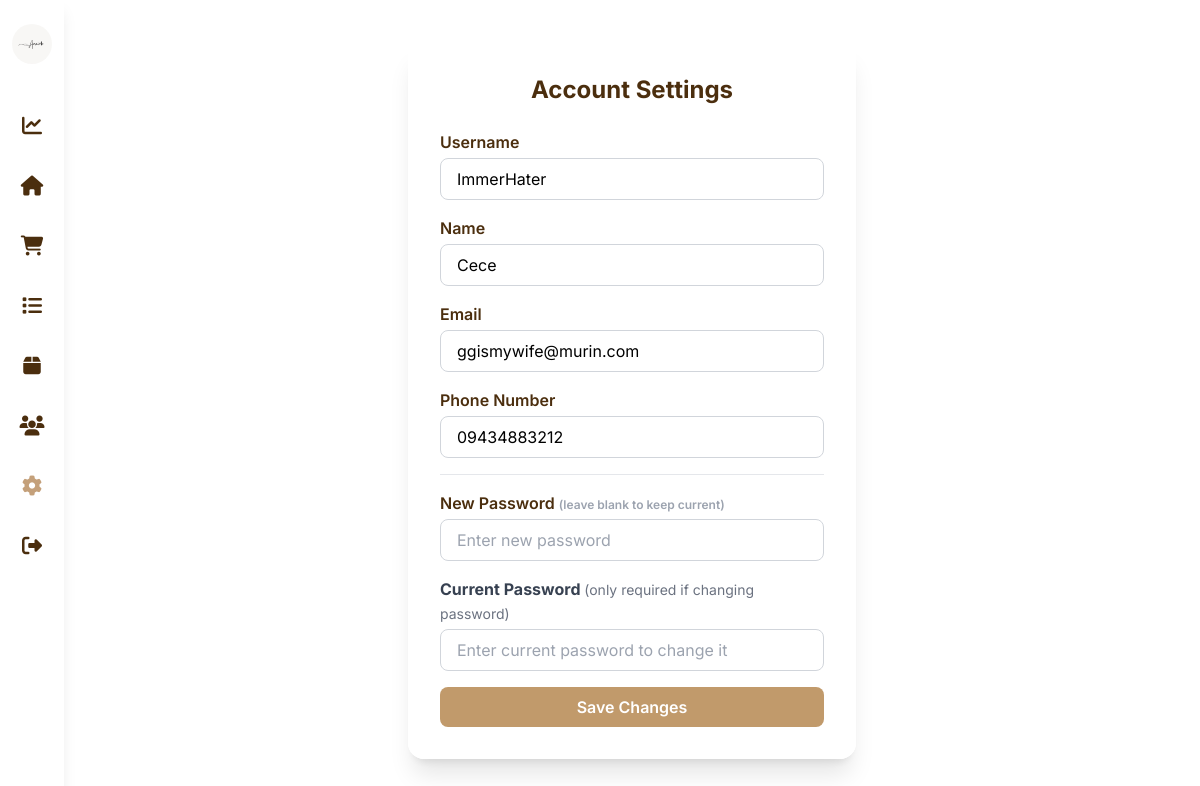
The app's page /all/setting.php (signed in), older data.
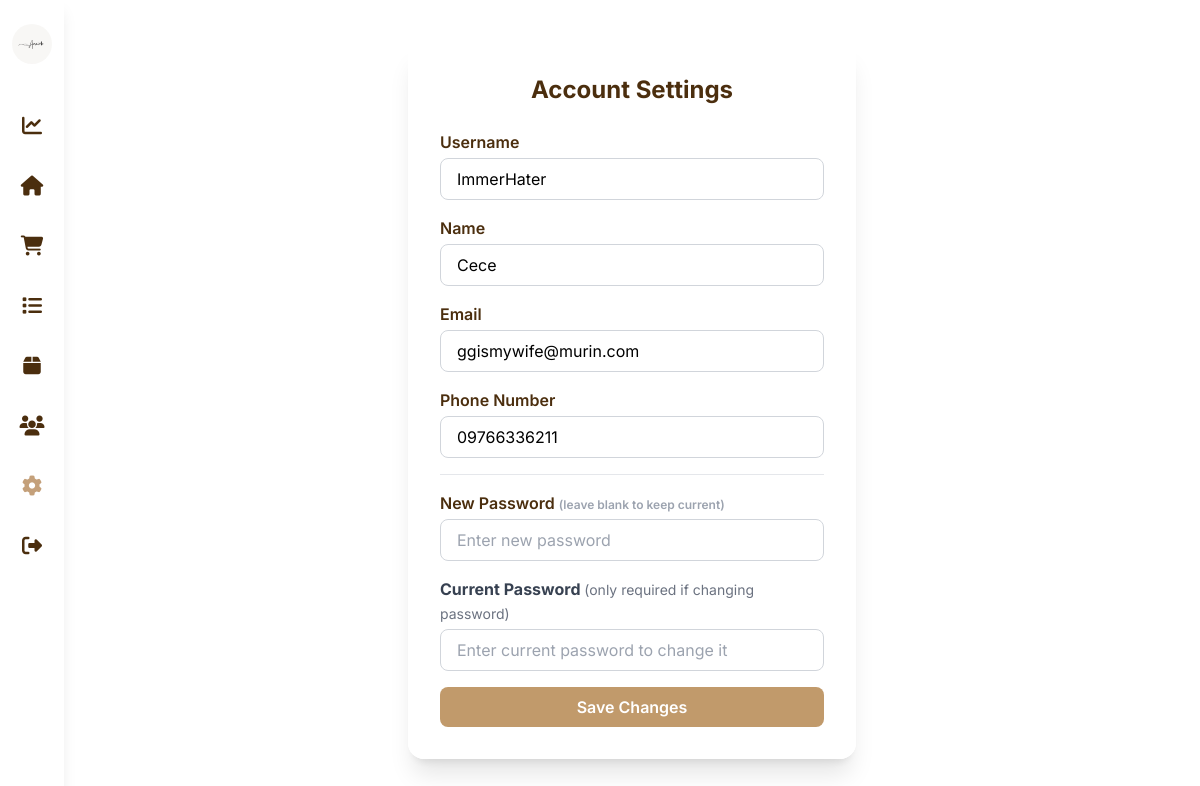
The same page, newer data.
### tables this page shows
CREATE TABLE `owner` (
  `OwnerID` int(11) NOT NULL,
  `OwnerFN` varchar(255) NOT NULL,
  `OwnerLN` varchar(255) NOT NULL,
  `O_PhoneNumber` varchar(15) NOT NULL,
  `O_Email` varchar(255) NOT NULL,
  `Username` varchar(255) NOT NULL,
  `Password` varchar(255) NOT NULL
);

### classes/database.php (called while the page is built, shortened)
<?php
class database {
    function opencon() {
        return new PDO('mysql:host=localhost;dbname=amaihatest', 'root', '');
    }
    function getUserData($userID, $userType) {
        $con = $this->opencon();
        $sql = ''; $fieldMap = [];
        switch ($userType) {
            case 'owner':
                $sql = "SELECT * FROM owner WHERE OwnerID = ?";
                 $fieldMap = [ 'username' => 'Username', 'name' => 'OwnerFN', 'email' => 'O_Email', 'phone' => 'O_PhoneNumber' ];
                break;
        }
        $stmt = $con->prepare($sql);
        $stmt->execute([$userID]);
        $dbData = $stmt->fetch(PDO::FETCH_ASSOC);
        $standardizedData = [];
        foreach ($fieldMap as $standardKey => $dbKey) {
            $standardizedData[$standardKey] = $dbData[$dbKey] ?? '';
        }
        return $standardizedData;
    }
}

### all/setting.php (the view, shortened to what this page needs)
<?php
require_once('../classes/database.php');
$con = new database();
$loggedInUserType = '';
$userID = null;
if (isset($_SESSION['OwnerID'])) {
    $loggedInUserType = 'owner';
    $userID = $_SESSION['OwnerID'];
} elseif (isset($_SESSION['EmployeeID'])) {
    $loggedInUserType = 'employee';
    $userID = $_SESSION['EmployeeID'];
    $pageTitle = "Employee Settings";
} elseif (isset($_SESSION['CustomerID'])) {
    $loggedInUserType = 'customer';
    $userID = $_SESSION['CustomerID'];
    $pageTitle = "Customer Settings";
} else {
    header('Location: login.php');
    exit();
}
$userData = $con->getUserData($userID, $loggedInUserType);
?>
<!DOCTYPE html>
<html lang="en">
<head>
    <script src="https://cdn.tailwindcss.com"></script>
    <link href="https://cdnjs.cloudflare.com/ajax/libs/font-awesome/6.5.0/css/all.min.css" rel="stylesheet" />
</head>
<body class="min-h-screen flex">
  <?php if ($loggedInUserType == 'owner'): ?>
    <aside class="bg-white bg-opacity-90 backdrop-blur-sm w-16 flex flex-col items-center py-6 space-y-8 shadow-lg">
        <img src="../images/logo.png" alt="Logo" class="w-10 h-10 rounded-full mb-4" />
        <?php $current = basename($_SERVER['PHP_SELF']); ?>
        <button title="Dashboard" onclick="window.location.href='../Owner/dashboard.php'">
            <i class="fas fa-chart-line text-xl <?= $current == 'dashboard.php' ? 'text-[#C4A07A]' : 'text-[#4B2E0E]' ?>"></i>
        </button>
        <button title="Home" onclick="window.location.href='../Owner/mainpage.php'">
            <i class="fas fa-home text-xl <?= $current == 'mainpage.php' ? 'text-[#C4A07A]' : 'text-[#4B2E0E]' ?>"></i>
        </button>
        <button title="Orders" onclick="window.location.href='../Owner/page.php'">
            <i class="fas fa-shopping-cart text-xl <?= $current == 'page.php' ? 'text-[#C4A07A]' : 'text-[#4B2E0E]' ?>"></i>
        </button>
        <button title="Order List" onclick="window.location.href='../all/tranlist.php'">
            <i class="fas fa-list text-xl <?= $current == 'tranlist.php' ? 'text-[#C4A07A]' : 'text-[#4B2E0E]' ?>"></i>
        </button>
        <button title="Inventory" onclick="window.location.href='../Owner/product.php'">
            <i class="fas fa-box text-xl <?= $current == 'product.php' ? 'text-[#C4A07A]' : 'text-[#4B2E0E]' ?>"></i>
        </button>
        <button title="Users" onclick="window.location.href='../Owner/user.php'">
            <i class="fas fa-users text-xl <?= $current == 'user.php' ? 'text-[#C4A07A]' : 'text-[#4B2E0E]' ?>"></i>
        </button>
        <button title="Settings" onclick="window.location.href='../all/setting.php'">
            <i class="fas fa-cog text-xl <?= $current == 'setting.php' ? 'text-[#C4A07A]' : 'text-[#4B2E0E]' ?>"></i>
        </button>
        <button id="logout-btn" title="Logout">
            <i class="fas fa-sign-out-alt text-xl text-[#4B2E0E]"></i>
        </button>
    </aside>
  <?php endif; ?>
  <div class="flex-grow flex items-center justify-center p-4">
    <div class="bg-white/90 rounded-2xl shadow-xl p-8 w-full max-w-md">
        <h2 class="text-2xl font-bold text-[#4B2E0E] mb-6 text-center">Account Settings</h2>
        <form method="POST" class="space-y-4">
            <div>
                <label class="block text-[#4B2E0E] font-semibold mb-1">Username</label>
                <input type="text" name="username" value="<?php echo htmlspecialchars($userData['username'] ?? ''); ?>" class="w-full px-4 py-2 rounded-lg border border-gray-300 focus:ring-[#c19a6b] focus:outline-none" required>
            </div>
            <div>
                <label class="block text-[#4B2E0E] font-semibold mb-1">Name</label>
                <input type="text" name="name" value="<?php echo htmlspecialchars($userData['name'] ?? ''); ?>" class="w-full px-4 py-2 rounded-lg border border-gray-300 focus:ring-[#c19a6b] focus:outline-none" required>
            </div>
            <div>
                <label class="block text-[#4B2E0E] font-semibold mb-1">Email</label>
                <input type="email" name="email" value="<?php echo htmlspecialchars($userData['email'] ?? ''); ?>" class="w-full px-4 py-2 rounded-lg border border-gray-300 focus:ring-[#c19a6b] focus:outline-none" required>
            </div>
            <div>
                <label class="block text-[#4B2E0E] font-semibold mb-1">Phone Number</label>
                <input type="text" name="phone" value="<?php echo htmlspecialchars($userData['phone'] ?? ''); ?>" class="w-full px-4 py-2 rounded-lg border border-gray-300 focus:ring-[#c19a6b] focus:outline-none" required>
            </div>
            <hr/>
            <div>
                <label class="block text-[#4B2E0E] font-semibold mb-1">New Password <span class="text-xs text-gray-400">(leave blank to keep current)</span></label>
                <input type="password" name="new_password" class="w-full px-4 py-2 rounded-lg border border-gray-300 focus:ring-[#c19a6b] focus:outline-none" placeholder="Enter new password">
            </div>
             <div>
                <label class="block text-gray-700 font-bold mb-1">Current Password <span class="text-sm font-normal text-gray-500">(only required if changing password)</span></label>
                <input type="password" name="current_password" class="w-full px-4 py-2 rounded-lg border border-gray-300 focus:ring-red-500 focus:border-red-500 focus:outline-none" placeholder="Enter current password to change it">
            </div>
            <button type="submit" class="w-full bg-[#c19a6b] hover:bg-[#a17850] text-white font-semibold py-2 rounded-lg transition">Save Changes</button>
        </form>
    </div>
  </div>
</body>
</html>

### all/setting.php (style rules this page uses)
body { font-family: 'Inter', sans-serif; background: url('../images/LAbg.png') no-repeat center center fixed; background-size: cover; }

Row changes from the older to the newer data that the page shows:
changed owner "ImmerHater": phone "09434883212" → "09766336211"
